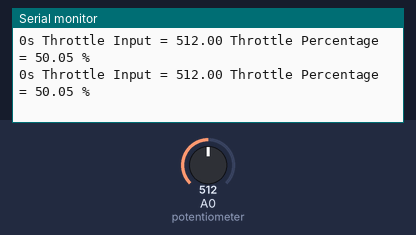
Bench run of a sketch on a simulated Arduino Uno, built with avr-gcc and run on an emulated ATmega328P. Parts: the last lines printed to the serial monitor. The inputs (shaded band) are chosen by the test bench; at power-on: A0 (potentiometer) = 512.

Above: at 1.2 s.
1.3 s: A0 (potentiometer) set to 109
At 1.36 s:
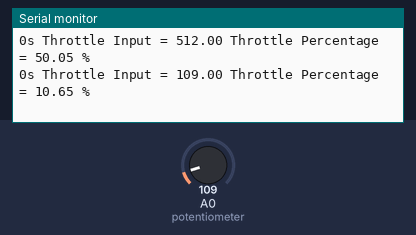
2.8 s: A0 (potentiometer) set to 102
At 2.81 s:
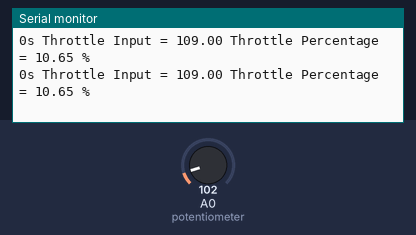
Timing chart, 0 to 5.8 s (numbered marks = the images above; inputs shaded):
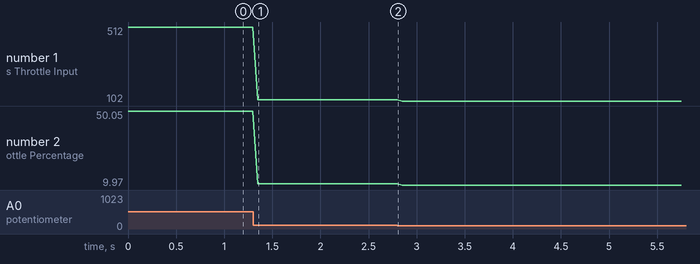

The sketch:

PotentiometerToStringConversionRev0.ino
```cpp
#include <Arduino.h> //Include additional Arduino Libraries.
#include <SoftwareSerial.h> //Include software serial library for shield.

SoftwareSerial mySerial(2, 3); // RX, TX, Create a softwareSerial port on pins 2 and 3.

float ThrottleInput;  // Variable to store raw input from Potentiometer.
float ThrottlePercent;  //Variable to store throttle %.
String ThrottleString; //Variable to store the string to control motor speed.
float ThrottleIncrement; //Variable to store the percentage we are on. (multiple of 10)
////////////////////////////////////////////////////////////////////////////////////////
void setup() {

Serial.begin(115200); //Baud rate between computer and Arduino.
mySerial.begin(115200); //Baud rate between Arduino and Controller.
mySerial.println("s"); //Initialise the controller to accept serial command strings.
Serial.println("s"); //Show in monitor for diagnostics.

}
////////////////////////////////////////////////////////////////////////////////////////
void loop() {

ThrottleInput = analogRead(A0); //Value from potentiometer placed into "ThrottleInput".
ThrottlePercent = ((ThrottleInput / 1023.00) * 100.00); //Throttle value converted to %.

//These two lines are only sent to the controller when the switch on the shield
//is set to hardware serial. ***MAKE PRINTLN???***
Serial.print("0"); //Turn the motor off when the shield is looking at hardware serial pins.
Serial.print("s"); //Ensure controller is in Serial Mode


if (ThrottlePercent == 0.00) {
  mySerial.print("0"); //Turn the motor off when switched to hardware pins.
  mySerial.print("s"); //Ensure controller is in Serial Mode
}
if (ThrottlePercent > 0.00 && ThrottlePercent <= 10.00) {
  mySerial.print("1f"); //Turn the motor at 10% when switched to hardware pins.
  mySerial.print("s"); //Ensure controller is in Serial Mode
}
if (ThrottlePercent > 10.00 && ThrottlePercent <= 20.00) {
  mySerial.print("2f"); //Turn the motor at 20% when switched to hardware pins.
  mySerial.print("s"); //Ensure controller is in Serial Mode
}
if (ThrottlePercent > 20.00 && ThrottlePercent <= 30.00) {
  mySerial.print("3f"); //Turn the motor at 30% when switched to hardware pins.
  mySerial.print("s"); //Ensure controller is in Serial Mode
}
if (ThrottlePercent > 30.00 && ThrottlePercent <= 40.00) {
  mySerial.print("4f"); //Turn the motor at 40% when switched to hardware pins.
  mySerial.print("s"); //Ensure controller is in Serial Mode
}
if (ThrottlePercent > 40.00 && ThrottlePercent <= 50.00) {
  mySerial.print("5f"); //Turn the motor at 50% when switched to hardware pins.
  mySerial.print("s"); //Ensure controller is in Serial Mode
}
if (ThrottlePercent > 50.00 && ThrottlePercent <= 60.00) {
  mySerial.print("6f"); //Turn the motor at 60% when switched to hardware pins.
  mySerial.print("s"); //Ensure controller is in Serial Mode
}
if (ThrottlePercent > 60.00 && ThrottlePercent <= 70.00) {
  mySerial.print("7f"); //Turn the motor at 70% when switched to hardware pins.
  mySerial.print("s"); //Ensure controller is in Serial Mode
}
if (ThrottlePercent > 70.00 && ThrottlePercent <= 80.00) {
  mySerial.print("8f"); //Turn the motor at 80% when switched to hardware pins.
  mySerial.print("s"); //Ensure controller is in Serial Mode
}
if (ThrottlePercent > 80.00 && ThrottlePercent <= 90.00) {
  mySerial.print("9f"); //Turn the motor at 90% when switched to hardware pins.
  mySerial.print("s"); //Ensure controller is in Serial Mode
}
if (ThrottlePercent > 90.00 && ThrottlePercent <= 100.00) {
  mySerial.print("mf"); //Turn the motor at 1000% when switched to hardware pins.
  mySerial.print("s"); //Ensure controller is in Serial Mode
}

//Print values to the serial monitor for diagnostics.
Serial.print(" Throttle Input = ");
Serial.print(ThrottleInput);
Serial.print(" Throttle Percentage = ");
Serial.print(ThrottlePercent);
Serial.println(" % ");
delay(50);  //Delay for stability.

}
```

Measured:
- after the input at 1.3 s, the serial monitor: prints a new line after 0.05 s (image 1)
- plotted number 1: 512 → 109 after the input at 1.3 s, 109 → 102 after the input at 2.8 s
- plotted number 2: 50.05 → 10.65 after the input at 1.3 s, 10.65 → 9.97 after the input at 2.8 s
